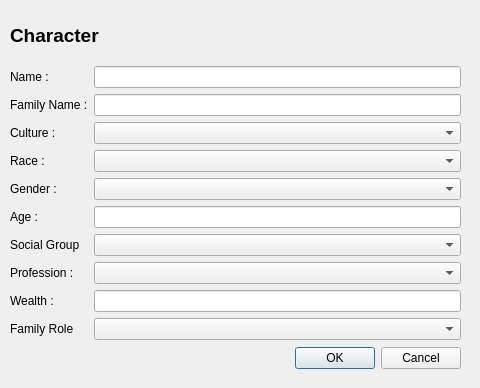
<?xml version="1.0" encoding="UTF-8"?>
<ui version="4.0">
 <class>Dialog</class>
 <widget class="QDialog" name="Dialog">
  <property name="geometry">
   <rect>
    <x>0</x>
    <y>0</y>
    <width>480</width>
    <height>388</height>
   </rect>
  </property>
  <property name="windowTitle">
   <string>Dialog</string>
  </property>
  <widget class="QWidget" name="layoutWidget">
   <property name="geometry">
    <rect>
     <x>10</x>
     <y>10</y>
     <width>451</width>
     <height>359</height>
    </rect>
   </property>
   <layout class="QVBoxLayout" name="verticalLayout">
    <item>
     <layout class="QVBoxLayout" name="verticalLayout_2">
      <item>
       <widget class="QLabel" name="label">
        <property name="maximumSize">
         <size>
          <width>16777215</width>
          <height>50</height>
         </size>
        </property>
        <property name="font">
         <font>
          <pointsize>14</pointsize>
          <weight>75</weight>
          <bold>true</bold>
         </font>
        </property>
        <property name="text">
         <string>Character</string>
        </property>
       </widget>
      </item>
      <item>
       <layout class="QFormLayout" name="formLayout_2">
        <item row="0" column="0">
         <widget class="QLabel" name="nameLabel_2">
          <property name="text">
           <string>Name :</string>
          </property>
         </widget>
        </item>
        <item row="0" column="1">
         <widget class="QLineEdit" name="coreNameLineEdit">
          <property name="text">
           <string/>
          </property>
         </widget>
        </item>
        <item row="1" column="0">
         <widget class="QLabel" name="familyNameLabel">
          <property name="text">
           <string>Family Name :</string>
          </property>
         </widget>
        </item>
        <item row="1" column="1">
         <widget class="QLineEdit" name="familyNameLineEdit">
          <property name="text">
           <string/>
          </property>
         </widget>
        </item>
        <item row="2" column="0">
         <widget class="QLabel" name="cultureLabel">
          <property name="text">
           <string>Culture : </string>
          </property>
         </widget>
        </item>
        <item row="2" column="1">
         <widget class="QComboBox" name="cultureComboBox"/>
        </item>
        <item row="3" column="0">
         <widget class="QLabel" name="raceLabel">
          <property name="text">
           <string>Race :</string>
          </property>
         </widget>
        </item>
        <item row="3" column="1">
         <widget class="QComboBox" name="raceComboBox"/>
        </item>
        <item row="4" column="0">
         <widget class="QLabel" name="genderLabel">
          <property name="text">
           <string>Gender :</string>
          </property>
         </widget>
        </item>
        <item row="4" column="1">
         <widget class="QComboBox" name="genderComboBox"/>
        </item>
        <item row="5" column="0">
         <widget class="QLabel" name="ageLabel">
          <property name="text">
           <string>Age :</string>
          </property>
         </widget>
        </item>
        <item row="5" column="1">
         <widget class="QLineEdit" name="ageLineEdit">
          <property name="text">
           <string/>
          </property>
         </widget>
        </item>
        <item row="6" column="0">
         <widget class="QLabel" name="socialGroupLabel">
          <property name="text">
           <string>Social Group</string>
          </property>
         </widget>
        </item>
        <item row="6" column="1">
         <widget class="QComboBox" name="socialGroupComboBox"/>
        </item>
        <item row="7" column="0">
         <widget class="QLabel" name="professionLabel">
          <property name="text">
           <string>Profession :</string>
          </property>
         </widget>
        </item>
        <item row="7" column="1">
         <widget class="QComboBox" name="professionComboBox"/>
        </item>
        <item row="9" column="0">
         <widget class="QLabel" name="familyRoleLabel">
          <property name="text">
           <string>Family Role</string>
          </property>
         </widget>
        </item>
        <item row="9" column="1">
         <widget class="QComboBox" name="familyRoleComboBox"/>
        </item>
        <item row="8" column="0">
         <widget class="QLabel" name="wealthLabel">
          <property name="text">
           <string>Wealth : </string>
          </property>
         </widget>
        </item>
        <item row="8" column="1">
         <widget class="QLineEdit" name="wealthLineEdit">
          <property name="text">
           <string/>
          </property>
         </widget>
        </item>
       </layout>
      </item>
     </layout>
    </item>
    <item>
     <widget class="QDialogButtonBox" name="buttonBox">
      <property name="orientation">
       <enum>Qt::Horizontal</enum>
      </property>
      <property name="standardButtons">
       <set>QDialogButtonBox::Cancel|QDialogButtonBox::Ok</set>
      </property>
     </widget>
    </item>
   </layout>
  </widget>
 </widget>
 <resources/>
 <connections>
  <connection>
   <sender>buttonBox</sender>
   <signal>accepted()</signal>
   <receiver>Dialog</receiver>
   <slot>accept()</slot>
   <hints>
    <hint type="sourcelabel">
     <x>248</x>
     <y>254</y>
    </hint>
    <hint type="destinationlabel">
     <x>157</x>
     <y>274</y>
    </hint>
   </hints>
  </connection>
  <connection>
   <sender>buttonBox</sender>
   <signal>rejected()</signal>
   <receiver>Dialog</receiver>
   <slot>reject()</slot>
   <hints>
    <hint type="sourcelabel">
     <x>316</x>
     <y>260</y>
    </hint>
    <hint type="destinationlabel">
     <x>286</x>
     <y>274</y>
    </hint>
   </hints>
  </connection>
 </connections>
</ui>
